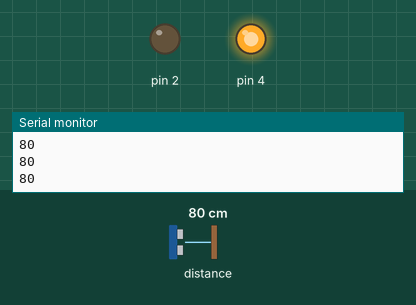
Simulated run of this sketch. Board: Arduino Uno, built with avr-gcc and run on an emulated ATmega328P. Shown: output pins drawn as LEDs (lit = HIGH), the last lines printed to the serial monitor. Dashed ring = blinking. The test bench sets the inputs (shaded band); at power-on: distance to the obstacle 80 cm.

Above: at 0.1 s.
1.3 s: distance to the obstacle set to 95 cm
3.3 s: distance to the obstacle set to 103 cm
At 4.7 s:
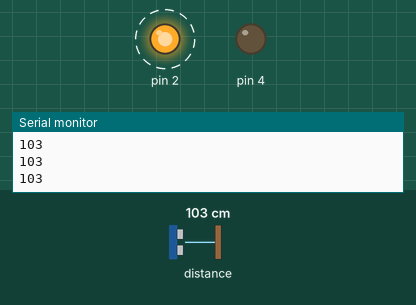
6.3 s: distance to the obstacle set to 2 cm
At 7.0 s:
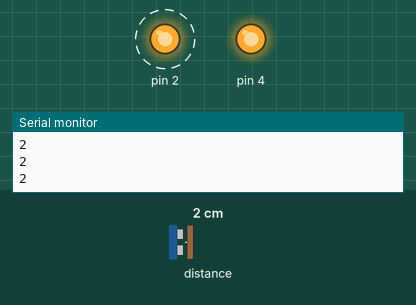
9.3 s: distance to the obstacle set to 120 cm
At 9.53 s:
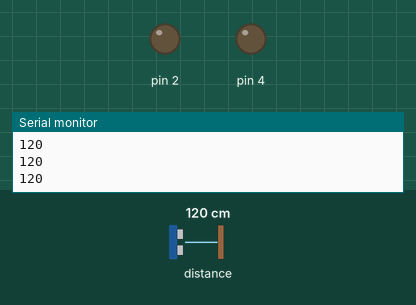
Timing chart, 0 to 13.3 s (numbered marks = the images above; inputs shaded):
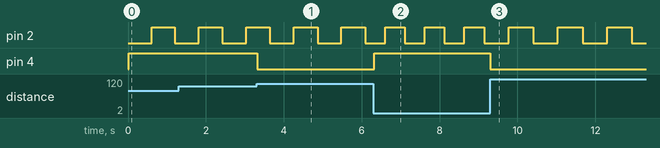

Measured:
- the behaviour switches between 99 and 100 cm on distance to the obstacle (found by bisection; images 0 and 1)
- after the input at 3.3 s, pin 4: HIGH → LOW at once
- after the input at 6.3 s, pin 4: LOW → HIGH at once
- after the input at 9.3 s, pin 4: HIGH → LOW at once
- by itself, pin 2: alternates HIGH for 0.63 s and LOW for 0.63 s

The sketch:

sketch_mar05c.ino
```cpp
int interval = 1000;
unsigned long previousMillis = millis();
int pulseState = LOW;
#include <LIDARLite.h>
#include <Wire.h>

LIDARLite myLidarLite;

void setup() {
  // put your setup code here, to run once:
  pinMode(2, OUTPUT);
  pinMode(4, OUTPUT);
  Serial.begin(115200);
  myLidarLite.begin(0, true);
}

void loop() {
  // put your main code here, to run repeatedly:
  unsigned int currentMillis = millis();

  Serial.println(myLidarLite.distance(false));

  int lidarDistance = myLidarLite.distance(false);

  interval = 500 + lidarDistance;

  if(currentMillis - previousMillis >= interval){
    previousMillis = currentMillis;

    if(pulseState == LOW){
      pulseState = HIGH;
    }
    else {
      pulseState = LOW;
    }
    digitalWrite(2, pulseState);
  }
  if(lidarDistance < 100){
    digitalWrite(4, HIGH);
  }
  else
    {digitalWrite(4, LOW);}
}
```
